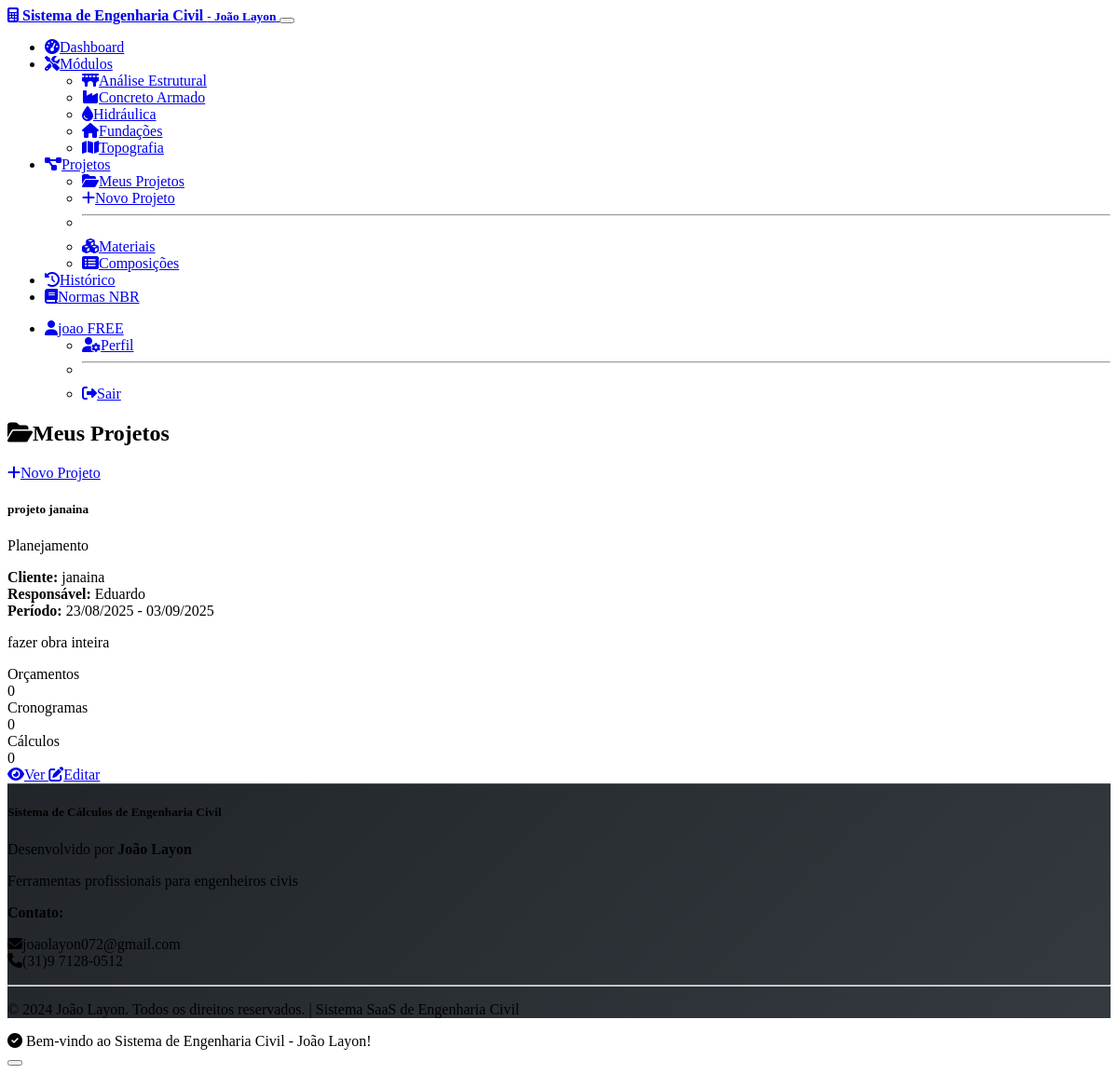
The app's page /projects (signed in) with its own data.
### models.py (models this page shows, shortened)
class User(UserMixin, db.Model):
    id = db.Column(db.Integer, primary_key=True)
    name = db.Column(db.String(100), nullable=False)
    email = db.Column(db.String(120), unique=True, nullable=False)
    password_hash = db.Column(db.String(256), nullable=False)
    plan = db.Column(db.String(20), default='trial')
    plan_expires = db.Column(db.DateTime)
    trial_expires = db.Column(db.DateTime)
    trial_used = db.Column(db.Boolean, default=False)
    role = db.Column(db.String(20), default='engineer')  # admin, engineer, client
    company = db.Column(db.String(200))
    crea_number = db.Column(db.String(50))
    specialization = db.Column(db.String(100))
    phone = db.Column(db.String(20))
    is_active = db.Column(db.Boolean, default=True)  # type: ignore
    created_at = db.Column(db.DateTime, default=datetime.utcnow)
    calculations = db.relationship('Calculation', backref='user', lazy=True)
    payments = db.relationship('Payment', backref='user', lazy=True)
    projects = db.relationship('Project', backref='user', lazy=True)
    def is_admin(self):
        return self.role == 'admin'

class Project(db.Model):
    id = db.Column(db.Integer, primary_key=True)
    user_id = db.Column(db.Integer, db.ForeignKey('user.id'), nullable=False)
    name = db.Column(db.String(200), nullable=False)
    client_name = db.Column(db.String(200), nullable=False)
    client_email = db.Column(db.String(120))
    client_phone = db.Column(db.String(20))
    address = db.Column(db.Text, nullable=False)
    technical_responsible = db.Column(db.String(200), nullable=False)
    crea_number = db.Column(db.String(50))
    start_date = db.Column(db.Date, nullable=False)
    end_date = db.Column(db.Date, nullable=False)
    total_budget = db.Column(db.Float, default=0.0)
    description = db.Column(db.Text)
    status = db.Column(db.String(20), default='planejamento')  # planejamento, execucao, concluido, cancelado
    created_at = db.Column(db.DateTime, default=datetime.utcnow)
    updated_at = db.Column(db.DateTime, default=datetime.utcnow, onupdate=datetime.utcnow)
    calculations = db.relationship('Calculation', backref='project', lazy=True)
    budgets = db.relationship('Budget', backref='project', lazy=True)
    schedules = db.relationship('ProjectSchedule', backref='project', lazy=True)

### routes.py (the view)
@app.route('/projects')
@login_required
def projects():
    projects = Project.query.filter_by(user_id=current_user.id).order_by(Project.created_at.desc()).all()
    return render_template('projects/index.html', projects=projects)

### app.py (called while the page is built)
@login_manager.user_loader
def load_user(user_id):
    from models import User
    return User.query.get(int(user_id))

### templates/projects/index.html (shortened to what this page needs)
{% extends "base.html" %}
{% block content %}
<div class="row">
    <div class="col-12">
        <div class="d-flex justify-content-between align-items-center mb-4">
            <h2><i class="fas fa-folder-open me-2"></i>Meus Projetos</h2>
            <a href="{{ url_for('new_project') }}" class="btn btn-primary">
                <i class="fas fa-plus me-1"></i>Novo Projeto
            </a>
        </div>
        {% if projects %}
        <div class="row">
            {% for project in projects %}
            <div class="col-lg-6 col-xl-4 mb-4">
                <div class="card h-100">
                    <div class="card-header d-flex justify-content-between align-items-center">
                        <h5 class="card-title mb-0">{{ project.name }}</h5>
                        <span class="badge bg-{% if project.status == 'planejamento' %}warning{% elif project.status == 'execucao' %}primary{% elif project.status == 'concluido' %}success{% else %}secondary{% endif %}">
                            {{ project.status.title() }}
                        </span>
                    </div>
                    <div class="card-body">
                        <p class="card-text">
                            <strong>Cliente:</strong> {{ project.client_name }}<br>
                            <strong>Responsável:</strong> {{ project.technical_responsible }}<br>
                            <strong>Período:</strong> {{ project.start_date.strftime('%d/%m/%Y') }} - {{ project.end_date.strftime('%d/%m/%Y') }}
                        </p>
                        {% if project.description %}
                        <p class="text-muted small">{{ project.description[:100] }}{% if project.description|length > 100 %}...{% endif %}</p>
                        {% endif %}
                        <div class="row text-center mt-3">
                            <div class="col-4">
                                <div class="small text-muted">Orçamentos</div>
                                <div class="fw-bold">{{ project.budgets|length }}</div>
                            </div>
                            <div class="col-4">
                                <div class="small text-muted">Cronogramas</div>
                                <div class="fw-bold">{{ project.schedules|length }}</div>
                            </div>
                            <div class="col-4">
                                <div class="small text-muted">Cálculos</div>
                                <div class="fw-bold">{{ project.calculations|length }}</div>
                            </div>
                        </div>
                    </div>
                    <div class="card-footer">
                        <div class="btn-group w-100" role="group">
                            <a href="{{ url_for('project_detail', id=project.id) }}" class="btn btn-primary btn-sm">
                                <i class="fas fa-eye me-1"></i>Ver
                            </a>
                            <a href="{{ url_for('edit_project', id=project.id) }}" class="btn btn-outline-secondary btn-sm">
                                <i class="fas fa-edit me-1"></i>Editar
                            </a>
                        </div>
                    </div>
                </div>
            </div>
            {% endfor %}
        </div>
        {% endif %}
    </div>
</div>
{% endblock %}

### templates/base.html (shortened to what this page needs)
<!DOCTYPE html>
<html lang="pt-BR" data-bs-theme="dark">
<head>
    <link href="https://cdn.replit.com/agent/bootstrap-agent-dark-theme.min.css" rel="stylesheet">
    <link rel="stylesheet" href="https://cdnjs.cloudflare.com/ajax/libs/font-awesome/6.4.0/css/all.min.css">
    <link rel="stylesheet" href="{{ url_for('static', filename='css/style.css') }}">
</head>
<body>
    <nav class="navbar navbar-expand-lg navbar-dark bg-dark">
        <div class="container">
            <a class="navbar-brand fw-bold" href="{{ url_for('index') }}">
                <i class="fas fa-calculator me-2"></i>
                Sistema de Engenharia Civil
                <small class="text-muted">- João Layon</small>
            </a>
            <button class="navbar-toggler" type="button" data-bs-toggle="collapse" data-bs-target="#navbarNav">
            </button>
            <div class="collapse navbar-collapse" id="navbarNav">
                <ul class="navbar-nav me-auto">
                    {% if current_user.is_authenticated %}
                    <li class="nav-item">
                        <a class="nav-link" href="{{ url_for('dashboard') }}">
                            <i class="fas fa-tachometer-alt me-1"></i>Dashboard
                        </a>
                    </li>
                    <li class="nav-item dropdown">
                        <a class="nav-link dropdown-toggle" href="#" role="button" data-bs-toggle="dropdown">
                            <i class="fas fa-tools me-1"></i>Módulos
                        </a>
                        <ul class="dropdown-menu">
                            <li><a class="dropdown-item" href="{{ url_for('structural') }}">
                                <i class="fas fa-bridge me-2"></i>Análise Estrutural
                            </a></li>
                            <li><a class="dropdown-item" href="{{ url_for('concrete') }}">
                                <i class="fas fa-industry me-2"></i>Concreto Armado
                            </a></li>
                            <li><a class="dropdown-item" href="{{ url_for('hydraulics') }}">
                                <i class="fas fa-tint me-2"></i>Hidráulica
                            </a></li>
                            <li><a class="dropdown-item" href="{{ url_for('foundations') }}">
                                <i class="fas fa-home me-2"></i>Fundações
                            </a></li>
                            <li><a class="dropdown-item" href="{{ url_for('topography') }}">
                                <i class="fas fa-map me-2"></i>Topografia
                            </a></li>
                        </ul>
                    </li>
                    <li class="nav-item dropdown">
                        <a class="nav-link dropdown-toggle" href="#" role="button" data-bs-toggle="dropdown">
                            <i class="fas fa-project-diagram me-1"></i>Projetos
                        </a>
                        <ul class="dropdown-menu">
                            <li><a class="dropdown-item" href="{{ url_for('projects') }}">
                                <i class="fas fa-folder-open me-2"></i>Meus Projetos
                            </a></li>
                            <li><a class="dropdown-item" href="{{ url_for('new_project') }}">
                                <i class="fas fa-plus me-2"></i>Novo Projeto
                            </a></li>
                            <li><hr class="dropdown-divider"></li>
                            <li><a class="dropdown-item" href="{{ url_for('materials') }}">
                                <i class="fas fa-cubes me-2"></i>Materiais
                            </a></li>
                            <li><a class="dropdown-item" href="{{ url_for('compositions') }}">
                                <i class="fas fa-list-alt me-2"></i>Composições
                            </a></li>
                        </ul>
                    </li>
                    <li class="nav-item">
                        <a class="nav-link" href="{{ url_for('history') }}">
                            <i class="fas fa-history me-1"></i>Histórico
                        </a>
                    </li>
                    <li class="nav-item">
                        <a class="nav-link" href="{{ url_for('technical_standards') }}">
                            <i class="fas fa-book me-1"></i>Normas NBR
                        </a>
                    </li>
                    {% endif %}
                </ul>
                <ul class="navbar-nav">
                    {% if current_user.is_authenticated %}
                    <li class="nav-item dropdown">
                        <a class="nav-link dropdown-toggle" href="#" role="button" data-bs-toggle="dropdown">
                            <i class="fas fa-user me-1"></i>{{ current_user.name }}
                            <span class="badge bg-{% if current_user.plan == 'pro' %}success{% else %}secondary{% endif %} ms-1">
                                {{ current_user.plan.upper() }}
                            </span>
                        </a>
                        <ul class="dropdown-menu">
                            <li><a class="dropdown-item" href="{{ url_for('profile') }}">
                                <i class="fas fa-user-cog me-2"></i>Perfil
                            </a></li>
                            <li><hr class="dropdown-divider"></li>
                            <li><a class="dropdown-item" href="{{ url_for('logout') }}">
                                <i class="fas fa-sign-out-alt me-2"></i>Sair
                            </a></li>
                        </ul>
                    </li>
                    {% endif %}
                </ul>
            </div>
        </div>
    </nav>
    <main class="container my-4">
        {% block content %}{% endblock %}
    </main>
    <footer class="bg-dark text-light py-4 mt-5">
        <div class="container">
            <div class="row">
                <div class="col-md-6">
                    <h5 class="fw-bold">Sistema de Cálculos de Engenharia Civil</h5>
                    <p class="mb-2">Desenvolvido por <strong>João Layon</strong></p>
                    <p class="text-muted small">Ferramentas profissionais para engenheiros civis</p>
                </div>
                <div class="col-md-6 text-md-end">
                    <p class="mb-1"><strong>Contato:</strong></p>
                    <p class="text-muted small">
                        <i class="fas fa-envelope me-1"></i>joaolayon072@gmail.com<br>
                        <i class="fas fa-phone me-1"></i>(31)9 7128-0512
                    </p>
                </div>
            </div>
            <hr class="my-3">
            <div class="row">
                <div class="col-12 text-center">
                    <p class="mb-0 text-muted small">
                        &copy; 2024 João Layon. Todos os direitos reservados. |
                        Sistema SaaS de Engenharia Civil
                    </p>
                </div>
            </div>
        </div>
    </footer>
</body>
</html>

### static/css/style.css (style rules this page uses)
.navbar-brand { font-weight: 700; text-shadow: 0 1px 2px rgba(0, 0, 0, 0.1); }
footer { background: linear-gradient(135deg, #212529 0%, #343a40 100%); border-top: 1px solid #495057; }

### records on screen
User: name "joao", plan "FREE"
Project: name "projeto janaina", status "Planejamento", client_name "janaina", technical_responsible "Eduardo", start_date "23/08/2025", end_date "03/09/2025", description "fazer obra inteira", budgets|length "0", schedules|length "0", calculations|length "0"
